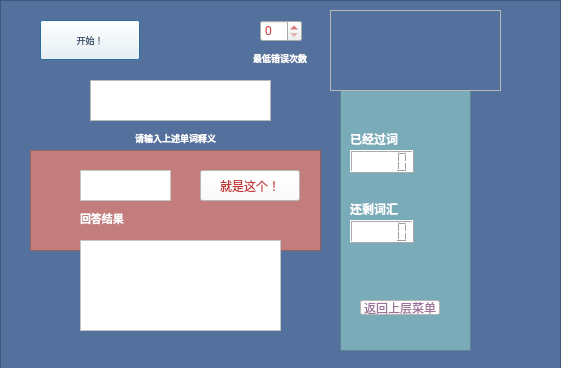
<?xml version="1.0" encoding="UTF-8"?>
<ui version="4.0">
 <class>recite</class>
 <widget class="QDialog" name="recite">
  <property name="geometry">
   <rect>
    <x>0</x>
    <y>0</y>
    <width>561</width>
    <height>368</height>
   </rect>
  </property>
  <property name="minimumSize">
   <size>
    <width>459</width>
    <height>302</height>
   </size>
  </property>
  <property name="maximumSize">
   <size>
    <width>800</width>
    <height>600</height>
   </size>
  </property>
  <property name="windowTitle">
   <string>Dialog</string>
  </property>
  <widget class="QSpinBox" name="spinBox">
   <property name="geometry">
    <rect>
     <x>260</x>
     <y>20</y>
     <width>42</width>
     <height>22</height>
    </rect>
   </property>
   <property name="minimumSize">
    <size>
     <width>42</width>
     <height>22</height>
    </size>
   </property>
   <property name="maximumSize">
    <size>
     <width>42</width>
     <height>22</height>
    </size>
   </property>
   <property name="styleSheet">
    <string notr="true">color: rgb(196, 47, 47);</string>
   </property>
  </widget>
  <widget class="QTextBrowser" name="textBrowser">
   <property name="geometry">
    <rect>
     <x>90</x>
     <y>80</y>
     <width>181</width>
     <height>41</height>
    </rect>
   </property>
   <property name="minimumSize">
    <size>
     <width>181</width>
     <height>41</height>
    </size>
   </property>
   <property name="maximumSize">
    <size>
     <width>181</width>
     <height>41</height>
    </size>
   </property>
  </widget>
  <widget class="QLabel" name="label_2">
   <property name="geometry">
    <rect>
     <x>100</x>
     <y>130</y>
     <width>151</width>
     <height>16</height>
    </rect>
   </property>
   <property name="minimumSize">
    <size>
     <width>151</width>
     <height>16</height>
    </size>
   </property>
   <property name="maximumSize">
    <size>
     <width>151</width>
     <height>16</height>
    </size>
   </property>
   <property name="text">
    <string>&lt;html&gt;&lt;head/&gt;&lt;body&gt;&lt;p align=&quot;center&quot;&gt;&lt;span style=&quot; font-size:7pt; font-weight:600; color:#ffffff;&quot;&gt;请输入上述单词释义&lt;/span&gt;&lt;/p&gt;&lt;/body&gt;&lt;/html&gt;</string>
   </property>
  </widget>
  <widget class="QFrame" name="frame_2">
   <property name="geometry">
    <rect>
     <x>0</x>
     <y>0</y>
     <width>561</width>
     <height>371</height>
    </rect>
   </property>
   <property name="minimumSize">
    <size>
     <width>371</width>
     <height>291</height>
    </size>
   </property>
   <property name="maximumSize">
    <size>
     <width>800</width>
     <height>600</height>
    </size>
   </property>
   <property name="styleSheet">
    <string notr="true">background-color: rgb(105, 146, 200);
background-color: rgb(84, 113, 157);</string>
   </property>
   <property name="frameShape">
    <enum>QFrame::StyledPanel</enum>
   </property>
   <property name="frameShadow">
    <enum>QFrame::Raised</enum>
   </property>
   <widget class="QLabel" name="label">
    <property name="geometry">
     <rect>
      <x>230</x>
      <y>50</y>
      <width>100</width>
      <height>16</height>
     </rect>
    </property>
    <property name="minimumSize">
     <size>
      <width>100</width>
      <height>16</height>
     </size>
    </property>
    <property name="maximumSize">
     <size>
      <width>100</width>
      <height>16</height>
     </size>
    </property>
    <property name="styleSheet">
     <string notr="true">color: rgb(255, 255, 255);</string>
    </property>
    <property name="text">
     <string>&lt;html&gt;&lt;head/&gt;&lt;body&gt;&lt;p align=&quot;center&quot;&gt;&lt;span style=&quot; font-size:7pt; font-weight:600;&quot;&gt;最低错误次数&lt;/span&gt;&lt;/p&gt;&lt;/body&gt;&lt;/html&gt;</string>
    </property>
   </widget>
   <widget class="QPushButton" name="pushButton">
    <property name="geometry">
     <rect>
      <x>40</x>
      <y>20</y>
      <width>100</width>
      <height>40</height>
     </rect>
    </property>
    <property name="minimumSize">
     <size>
      <width>81</width>
      <height>21</height>
     </size>
    </property>
    <property name="maximumSize">
     <size>
      <width>100</width>
      <height>40</height>
     </size>
    </property>
    <property name="font">
     <font>
      <family>Adobe 黑体 Std R</family>
      <pointsize>7</pointsize>
      <weight>50</weight>
      <italic>false</italic>
      <bold>false</bold>
     </font>
    </property>
    <property name="styleSheet">
     <string notr="true">background-color: rgb(255, 255, 255);
font: 75 italic 9pt &quot;Adobe Arabic&quot;;
font: 12pt &quot;Adobe Arabic&quot;;

color: rgb(59, 80, 112);
font: 7pt &quot;Adobe 黑体 Std R&quot;;</string>
    </property>
    <property name="text">
     <string>开始！</string>
    </property>
   </widget>
   <widget class="QFrame" name="frame">
    <property name="geometry">
     <rect>
      <x>340</x>
      <y>90</y>
      <width>131</width>
      <height>261</height>
     </rect>
    </property>
    <property name="minimumSize">
     <size>
      <width>131</width>
      <height>261</height>
     </size>
    </property>
    <property name="maximumSize">
     <size>
      <width>131</width>
      <height>261</height>
     </size>
    </property>
    <property name="styleSheet">
     <string notr="true">background-color: rgb(96, 192, 221);
background-color: rgb(121, 171, 185);</string>
    </property>
    <property name="frameShape">
     <enum>QFrame::StyledPanel</enum>
    </property>
    <property name="frameShadow">
     <enum>QFrame::Raised</enum>
    </property>
    <widget class="QLabel" name="label_4">
     <property name="geometry">
      <rect>
       <x>10</x>
       <y>40</y>
       <width>81</width>
       <height>16</height>
      </rect>
     </property>
     <property name="minimumSize">
      <size>
       <width>81</width>
       <height>16</height>
      </size>
     </property>
     <property name="maximumSize">
      <size>
       <width>81</width>
       <height>16</height>
      </size>
     </property>
     <property name="text">
      <string>&lt;html&gt;&lt;head/&gt;&lt;body&gt;&lt;p&gt;&lt;span style=&quot; font-weight:600; color:#ffffff;&quot;&gt;已经过词&lt;/span&gt;&lt;/p&gt;&lt;/body&gt;&lt;/html&gt;</string>
     </property>
    </widget>
    <widget class="QLabel" name="label_5">
     <property name="geometry">
      <rect>
       <x>10</x>
       <y>110</y>
       <width>100</width>
       <height>16</height>
      </rect>
     </property>
     <property name="minimumSize">
      <size>
       <width>100</width>
       <height>16</height>
      </size>
     </property>
     <property name="maximumSize">
      <size>
       <width>100</width>
       <height>16</height>
      </size>
     </property>
     <property name="text">
      <string>&lt;html&gt;&lt;head/&gt;&lt;body&gt;&lt;p&gt;&lt;span style=&quot; font-weight:600; color:#ffffff;&quot;&gt;还剩词汇&lt;/span&gt;&lt;/p&gt;&lt;/body&gt;&lt;/html&gt;</string>
     </property>
    </widget>
    <widget class="QLCDNumber" name="lcdNumber_2">
     <property name="geometry">
      <rect>
       <x>10</x>
       <y>130</y>
       <width>64</width>
       <height>23</height>
      </rect>
     </property>
     <property name="minimumSize">
      <size>
       <width>64</width>
       <height>23</height>
      </size>
     </property>
     <property name="maximumSize">
      <size>
       <width>64</width>
       <height>23</height>
      </size>
     </property>
     <property name="styleSheet">
      <string notr="true">color: rgb(255, 255, 255);
background-color: rgb(255, 255, 255);</string>
     </property>
    </widget>
    <widget class="QLCDNumber" name="lcdNumber">
     <property name="geometry">
      <rect>
       <x>10</x>
       <y>60</y>
       <width>64</width>
       <height>23</height>
      </rect>
     </property>
     <property name="minimumSize">
      <size>
       <width>64</width>
       <height>23</height>
      </size>
     </property>
     <property name="maximumSize">
      <size>
       <width>64</width>
       <height>23</height>
      </size>
     </property>
     <property name="styleSheet">
      <string notr="true">background-color: rgb(255, 255, 255);</string>
     </property>
    </widget>
    <widget class="QPushButton" name="pushButton_3">
     <property name="geometry">
      <rect>
       <x>20</x>
       <y>210</y>
       <width>80</width>
       <height>15</height>
      </rect>
     </property>
     <property name="minimumSize">
      <size>
       <width>80</width>
       <height>15</height>
      </size>
     </property>
     <property name="maximumSize">
      <size>
       <width>80</width>
       <height>15</height>
      </size>
     </property>
     <property name="styleSheet">
      <string notr="true">background-color: rgb(255, 255, 255);
font: 6pt &quot;Adobe 黑体 Std R&quot;;
color: rgb(157, 116, 153);</string>
     </property>
     <property name="text">
      <string>返回上层菜单</string>
     </property>
    </widget>
    <zorder>label_4</zorder>
    <zorder>label_5</zorder>
    <zorder>lcdNumber</zorder>
    <zorder>lcdNumber_2</zorder>
    <zorder>pushButton_3</zorder>
   </widget>
  </widget>
  <widget class="QFrame" name="frame_4">
   <property name="geometry">
    <rect>
     <x>30</x>
     <y>150</y>
     <width>291</width>
     <height>101</height>
    </rect>
   </property>
   <property name="minimumSize">
    <size>
     <width>291</width>
     <height>101</height>
    </size>
   </property>
   <property name="maximumSize">
    <size>
     <width>291</width>
     <height>101</height>
    </size>
   </property>
   <property name="styleSheet">
    <string notr="true">background-color: rgb(196, 125, 125);</string>
   </property>
   <property name="frameShape">
    <enum>QFrame::StyledPanel</enum>
   </property>
   <property name="frameShadow">
    <enum>QFrame::Raised</enum>
   </property>
   <widget class="QLabel" name="label_3">
    <property name="geometry">
     <rect>
      <x>50</x>
      <y>60</y>
      <width>81</width>
      <height>16</height>
     </rect>
    </property>
    <property name="minimumSize">
     <size>
      <width>81</width>
      <height>16</height>
     </size>
    </property>
    <property name="maximumSize">
     <size>
      <width>81</width>
      <height>16</height>
     </size>
    </property>
    <property name="text">
     <string>&lt;html&gt;&lt;head/&gt;&lt;body&gt;&lt;p&gt;&lt;span style=&quot; font-size:8pt; font-weight:600; color:#ffffff;&quot;&gt;回答结果&lt;/span&gt;&lt;/p&gt;&lt;/body&gt;&lt;/html&gt;</string>
    </property>
   </widget>
   <widget class="QTextEdit" name="textEdit">
    <property name="geometry">
     <rect>
      <x>50</x>
      <y>20</y>
      <width>91</width>
      <height>31</height>
     </rect>
    </property>
    <property name="minimumSize">
     <size>
      <width>91</width>
      <height>31</height>
     </size>
    </property>
    <property name="maximumSize">
     <size>
      <width>91</width>
      <height>31</height>
     </size>
    </property>
    <property name="styleSheet">
     <string notr="true">background-color: rgb(255, 255, 255);</string>
    </property>
   </widget>
   <widget class="QPushButton" name="pushButton_2">
    <property name="geometry">
     <rect>
      <x>170</x>
      <y>20</y>
      <width>100</width>
      <height>31</height>
     </rect>
    </property>
    <property name="minimumSize">
     <size>
      <width>91</width>
      <height>31</height>
     </size>
    </property>
    <property name="maximumSize">
     <size>
      <width>100</width>
      <height>31</height>
     </size>
    </property>
    <property name="styleSheet">
     <string notr="true">font: 9pt &quot;Adobe 黑体 Std R&quot;;
background-color: rgb(255, 255, 255);
color: rgb(196, 51, 51);</string>
    </property>
    <property name="text">
     <string>就是这个！</string>
    </property>
   </widget>
  </widget>
  <widget class="QTextBrowser" name="textBrowser_2">
   <property name="geometry">
    <rect>
     <x>80</x>
     <y>240</y>
     <width>201</width>
     <height>91</height>
    </rect>
   </property>
   <property name="minimumSize">
    <size>
     <width>201</width>
     <height>91</height>
    </size>
   </property>
   <property name="maximumSize">
    <size>
     <width>201</width>
     <height>91</height>
    </size>
   </property>
   <property name="styleSheet">
    <string notr="true">background-color: rgb(255, 255, 255);</string>
   </property>
  </widget>
  <widget class="QFrame" name="frame_3">
   <property name="geometry">
    <rect>
     <x>330</x>
     <y>10</y>
     <width>171</width>
     <height>81</height>
    </rect>
   </property>
   <property name="minimumSize">
    <size>
     <width>171</width>
     <height>81</height>
    </size>
   </property>
   <property name="maximumSize">
    <size>
     <width>171</width>
     <height>81</height>
    </size>
   </property>
   <property name="styleSheet">
    <string notr="true">border-image: url(:/new/prefix1/4db4fc3edf911c4ae8c1599931083c2.jpg);</string>
   </property>
   <property name="frameShape">
    <enum>QFrame::StyledPanel</enum>
   </property>
   <property name="frameShadow">
    <enum>QFrame::Raised</enum>
   </property>
  </widget>
  <zorder>frame_2</zorder>
  <zorder>frame_4</zorder>
  <zorder>spinBox</zorder>
  <zorder>textBrowser</zorder>
  <zorder>label_2</zorder>
  <zorder>textBrowser_2</zorder>
  <zorder>frame_3</zorder>
 </widget>
 <resources/>
 <connections/>
</ui>
